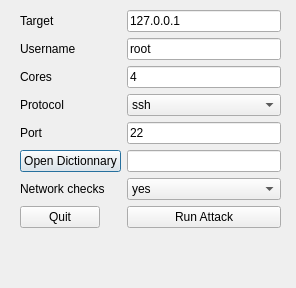
<?xml version="1.0" encoding="UTF-8"?>
<ui version="4.0">
 <class>Dialog</class>
 <widget class="QDialog" name="Dialog">
  <property name="geometry">
   <rect>
    <x>0</x>
    <y>0</y>
    <width>296</width>
    <height>288</height>
   </rect>
  </property>
  <property name="windowTitle">
   <string>Dialog</string>
  </property>
  <widget class="QWidget" name="formLayoutWidget">
   <property name="geometry">
    <rect>
     <x>20</x>
     <y>10</y>
     <width>261</width>
     <height>261</height>
    </rect>
   </property>
   <layout class="QFormLayout" name="formLayout">
    <item row="0" column="1">
     <widget class="QLineEdit" name="target">
      <property name="text">
       <string>127.0.0.1</string>
      </property>
     </widget>
    </item>
    <item row="0" column="0">
     <widget class="QLabel" name="label_10">
      <property name="text">
       <string>Target</string>
      </property>
     </widget>
    </item>
    <item row="1" column="0">
     <widget class="QLabel" name="label_11">
      <property name="text">
       <string>Username</string>
      </property>
     </widget>
    </item>
    <item row="1" column="1">
     <widget class="QLineEdit" name="user">
      <property name="text">
       <string>root</string>
      </property>
     </widget>
    </item>
    <item row="2" column="0">
     <widget class="QLabel" name="label_6">
      <property name="text">
       <string>Cores</string>
      </property>
     </widget>
    </item>
    <item row="2" column="1">
     <widget class="QLineEdit" name="cores">
      <property name="text">
       <string>4</string>
      </property>
     </widget>
    </item>
    <item row="3" column="0">
     <widget class="QLabel" name="label_12">
      <property name="text">
       <string>Protocol</string>
      </property>
     </widget>
    </item>
    <item row="3" column="1">
     <widget class="QComboBox" name="protocol">
      <item>
       <property name="text">
        <string>ssh</string>
       </property>
      </item>
      <item>
       <property name="text">
        <string>mysql</string>
       </property>
      </item>
     </widget>
    </item>
    <item row="4" column="0">
     <widget class="QLabel" name="label_13">
      <property name="text">
       <string>Port</string>
      </property>
     </widget>
    </item>
    <item row="5" column="0">
     <widget class="QPushButton" name="open_dictionnary">
      <property name="text">
       <string>Open Dictionnary</string>
      </property>
     </widget>
    </item>
    <item row="5" column="1">
     <widget class="QLineEdit" name="password_file"/>
    </item>
    <item row="4" column="1">
     <widget class="QLineEdit" name="port">
      <property name="text">
       <string>22</string>
      </property>
     </widget>
    </item>
    <item row="6" column="0">
     <widget class="QLabel" name="label_14">
      <property name="text">
       <string>Network checks</string>
      </property>
     </widget>
    </item>
    <item row="6" column="1">
     <widget class="QComboBox" name="network_check">
      <item>
       <property name="text">
        <string>yes</string>
       </property>
      </item>
      <item>
       <property name="text">
        <string>no</string>
       </property>
      </item>
     </widget>
    </item>
    <item row="7" column="0">
     <widget class="QPushButton" name="quit">
      <property name="text">
       <string>Quit</string>
      </property>
     </widget>
    </item>
    <item row="7" column="1">
     <widget class="QPushButton" name="RunAttack">
      <property name="text">
       <string>Run Attack</string>
      </property>
     </widget>
    </item>
   </layout>
  </widget>
 </widget>
 <resources/>
 <connections/>
</ui>
